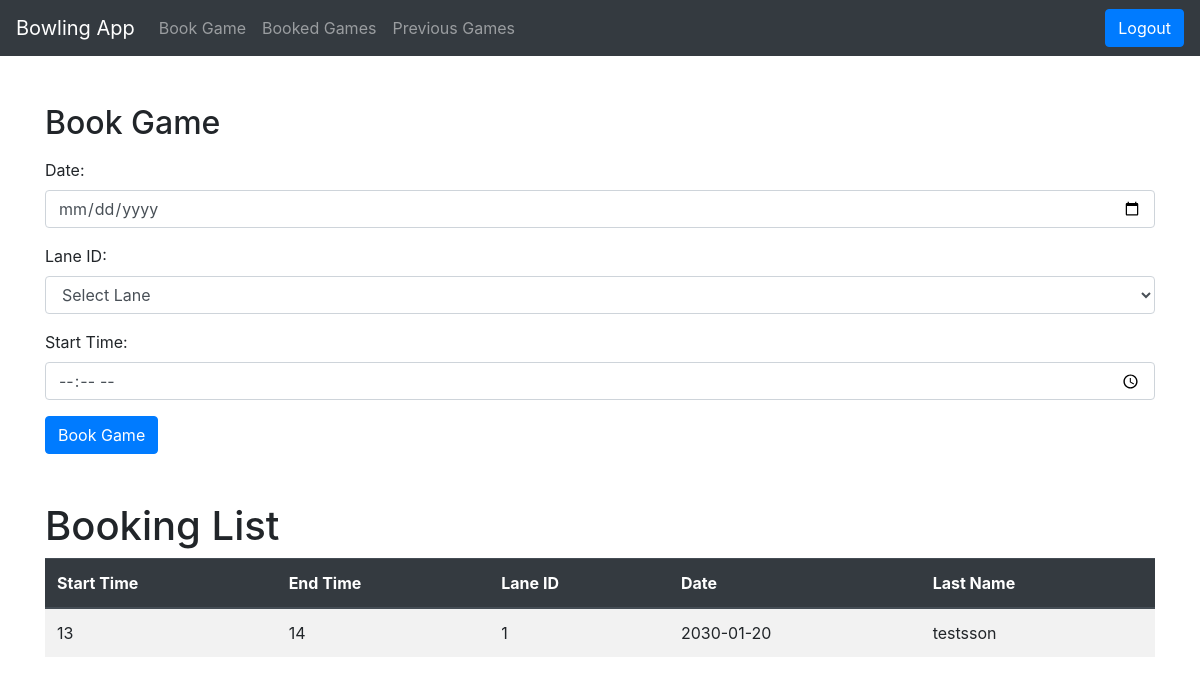
Before: /book_game (signed in) with the older database file.
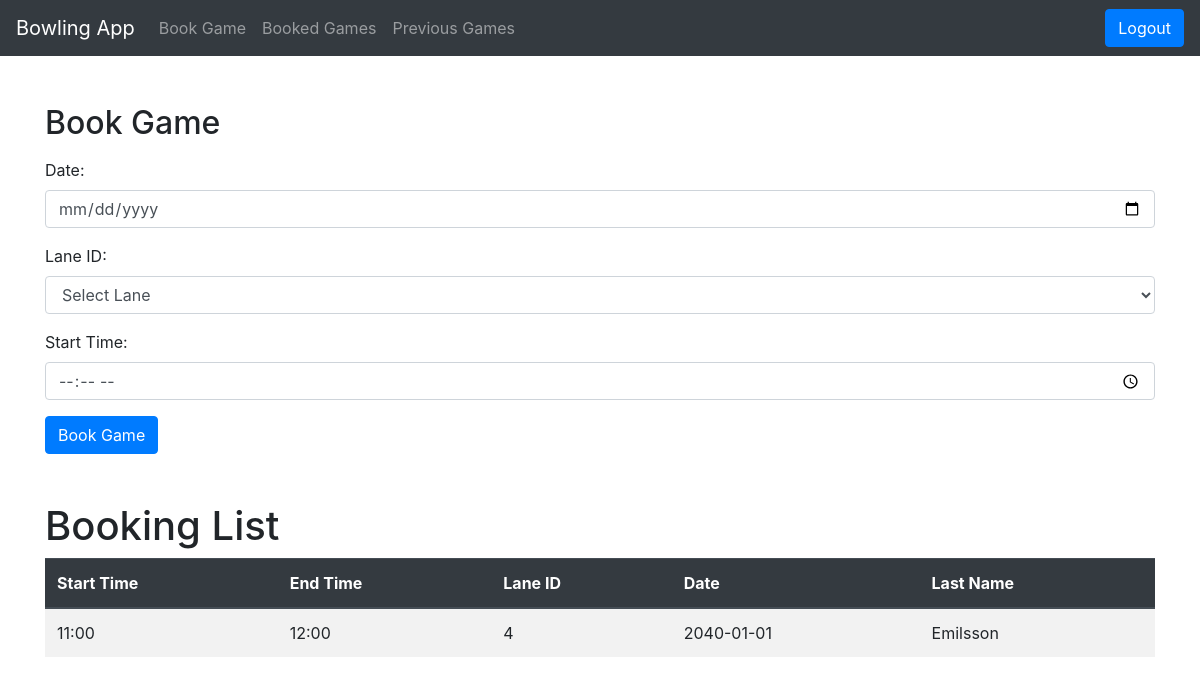
After: the same page with the newer database file.
### tables this page shows
CREATE TABLE Bookings (bookingId INTEGER PRIMARY KEY AUTOINCREMENT, startTime time, endTime time, laneID INTEGER REFERENCES BowlingLanes (laneID), playerID INTEGER REFERENCES Players (playerID), date date);

CREATE TABLE Players (playerID INTEGER PRIMARY KEY AUTOINCREMENT, fName varchar, lName varchar, email varchar, password varchar);

### app.py (the view)
@app.route('/book_game', methods=["GET"])
def get_book_game():
    if "player_id" in session:
        lanes = query_db("SELECT * FROM bowlingLanes")
        return render_template("book_game.html", lanes=lanes, bookings=query_db("SELECT * FROM bookings INNER JOIN players ON bookings.playerID = players.playerID WHERE bookings.date > DATE('now')" ) )
    else:
        return send_from_directory("static", "index.html")

### test.py (called while the page is built)
def get_db():
    db = getattr(g, '_database', None)
    if db is None:
        db = g._database = sqlite3.connect(DATABASE)
        db.row_factory = sqlite3.Row
    return db

def query_db(query, args=(), one=False, commit=False):
    try:
        if commit:
            db = get_db()
            cur = db.execute(query, args)
            db.commit()
            cur.close()
            return None
        else:
            cur = get_db().execute(query, args)
            rv = cur.fetchall()
            cur.close()
            return (rv[0] if rv else None) if one else rv
    except sqlite3.Error as e:
        print("SQLite error:", e)
        return e

### template/book_game.html (shortened to what this page needs)
<!DOCTYPE html>
<html lang="en">
<head>
    <link rel="stylesheet" href="https://stackpath.bootstrapcdn.com/bootstrap/4.5.2/css/bootstrap.min.css">
</head>
<body>
    <nav class="navbar navbar-expand-lg navbar-dark bg-dark">
        <a class="navbar-brand" href="/logged_in">Bowling App</a>
        <div class="collapse navbar-collapse" id="navbarNav">
            <ul class="navbar-nav">
                <li class="nav-item">
                    <a class="nav-link" href="/book_game">Book Game</a>
                </li>
                <li class="nav-item">
                    <a class="nav-link" href="/booked_games">Booked Games</a>
                </li>
                <li class="nav-item">
                    <a class="nav-link" href="/previous_games">Previous Games</a>
                </li>
            </ul>
        </div>
        <form action="/logout" method="POST" class="ml-auto">
            <button type="submit" class="btn btn-primary">Logout</button>
        </form>
    </nav>
    <div class="container">
        <h2 class="mt-5">Book Game</h2>
        <form action="/book_game" method="POST" class="mt-3">
            <div class="form-group">
                <label for="date">Date:</label>
                <input type="date" class="form-control" id="date" name="date" required>
            </div>
            <div class="form-group">
                <label for="lane_id">Lane ID:</label>
                <select class="form-control" id="lane_id" name="lane_id" required>
                    <option value="" selected disabled>Select Lane</option>
                </select>
            </div>
            <div class="form-group">
                <label for="start_time">Start Time:</label>
                <input type="time" class="form-control" id="start_time" name="start_time" required>
            </div>
            <button type="submit" class="btn btn-primary">Book Game</button>
        </form>
    </div>
    <div class="container">
        <h1 class="mt-5">Booking List</h1>
        <table class="table table-striped">
            <thead class="thead-dark">
                <tr>
                    <th>Start Time</th>
                    <th>End Time</th>
                    <th>Lane ID</th>
                    <th>Date</th>
                    <th>Last Name</th>
                </tr>
            </thead>
            <tbody>
                {% for info in bookings %}
                <tr>
                    <td>{{ info['startTime'] }}</td>
                    <td>{{ info['endTime'] }}</td>
                    <td>{{ info['laneID'] }}</td>
                    <td>{{ info['date'] }}</td>
                    <td>{{ info['Lname'] }}</td>
                </tr>
                {% endfor %}
            </tbody>
        </table>
    </div>
</body>
</html>

Changed rows visible on the page:
removed Bookings: startTime "13", endTime "14", laneID "1", date "2030-01-20", Lname "testsson"
added Bookings: startTime "11:00", endTime "12:00", laneID "4", date "2040-01-01", Lname "Emilsson"
